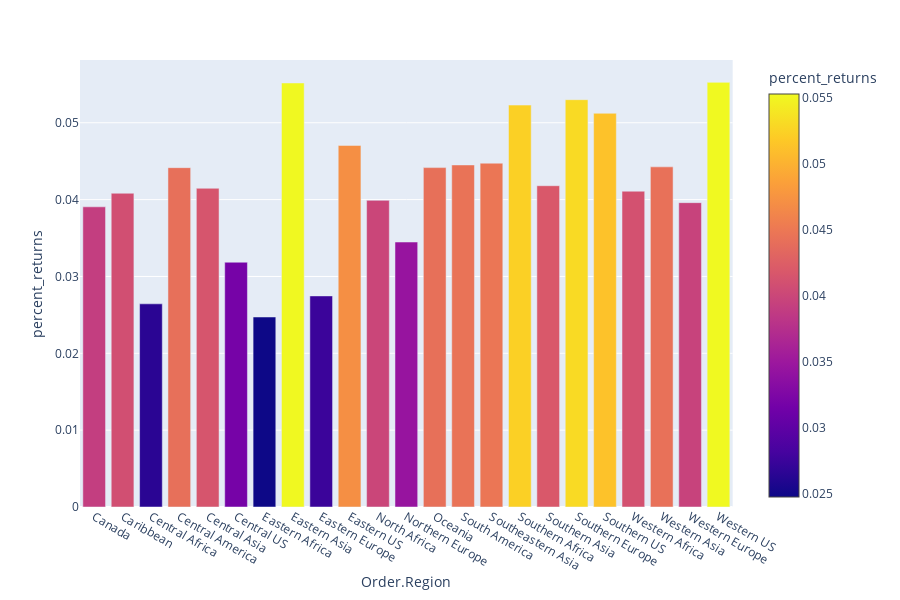

The notebook cell saved with this chart:
### Code cell
fig = px.bar(regions,x='Order.Region', y='percent_returns', color = 'percent_returns')
fig.show()

### Figure 1 — Plotly figure (JSON) as saved in the notebook; plotly's stock layout.template omitted (floating-point values rounded to 4 significant figures)
{"data": [{"alignmentgroup": "True", "hoverlabel": {"namelength": 0}, "hovertemplate": "Order.Region=%{x}<br>percent_returns=%{marker.color}", "legendgroup": "", "marker": {"color": [0.03906, 0.04083, 0.02644, 0.04416, 0.04147, 0.03186, 0.02473, 0.05518, 0.02747, 0.04705, 0.03991, 0.03448, 0.04416, 0.04451, 0.04474, 0.0523, 0.04181, 0.05301, 0.05123, 0.0411, 0.04426, 0.03961, 0.05526], "coloraxis": "coloraxis"}, "name": "", "offsetgroup": "", "orientation": "v", "showlegend": false, "textposition": "auto", "type": "bar", "x": ["Canada", "Caribbean", "Central Africa", "Central America", "Central Asia", "Central US", "Eastern Africa", "Eastern Asia", "Eastern Europe", "Eastern US", "North Africa", "Northern Europe", "Oceania", "South America", "Southeastern Asia", "Southern Africa", "Southern Asia", "Southern Europe", "Southern US", "Western Africa", "Western Asia", "Western Europe", "Western US"], "xaxis": "x", "y": [0.03906, 0.04083, 0.02644, 0.04416, 0.04147, 0.03186, 0.02473, 0.05518, 0.02747, 0.04705, 0.03991, 0.03448, 0.04416, 0.04451, 0.04474, 0.0523, 0.04181, 0.05301, 0.05123, 0.0411, 0.04426, 0.03961, 0.05526], "yaxis": "y"}], "layout": {"barmode": "relative", "coloraxis": {"colorbar": {"title": {"text": "percent_returns"}}, "colorscale": [[0, "#0d0887"], [0.1111, "#46039f"], [0.2222, "#7201a8"], [0.3333, "#9c179e"], [0.4444, "#bd3786"], [0.5556, "#d8576b"], [0.6667, "#ed7953"], [0.7778, "#fb9f3a"], [0.8889, "#fdca26"], [1, "#f0f921"]]}, "height": 600, "legend": {"tracegroupgap": 0}, "margin": {"t": 60}, "xaxis": {"anchor": "y", "domain": [0, 0.98], "title": {"text": "Order.Region"}}, "yaxis": {"anchor": "x", "domain": [0, 1], "title": {"text": "percent_returns"}}}}
